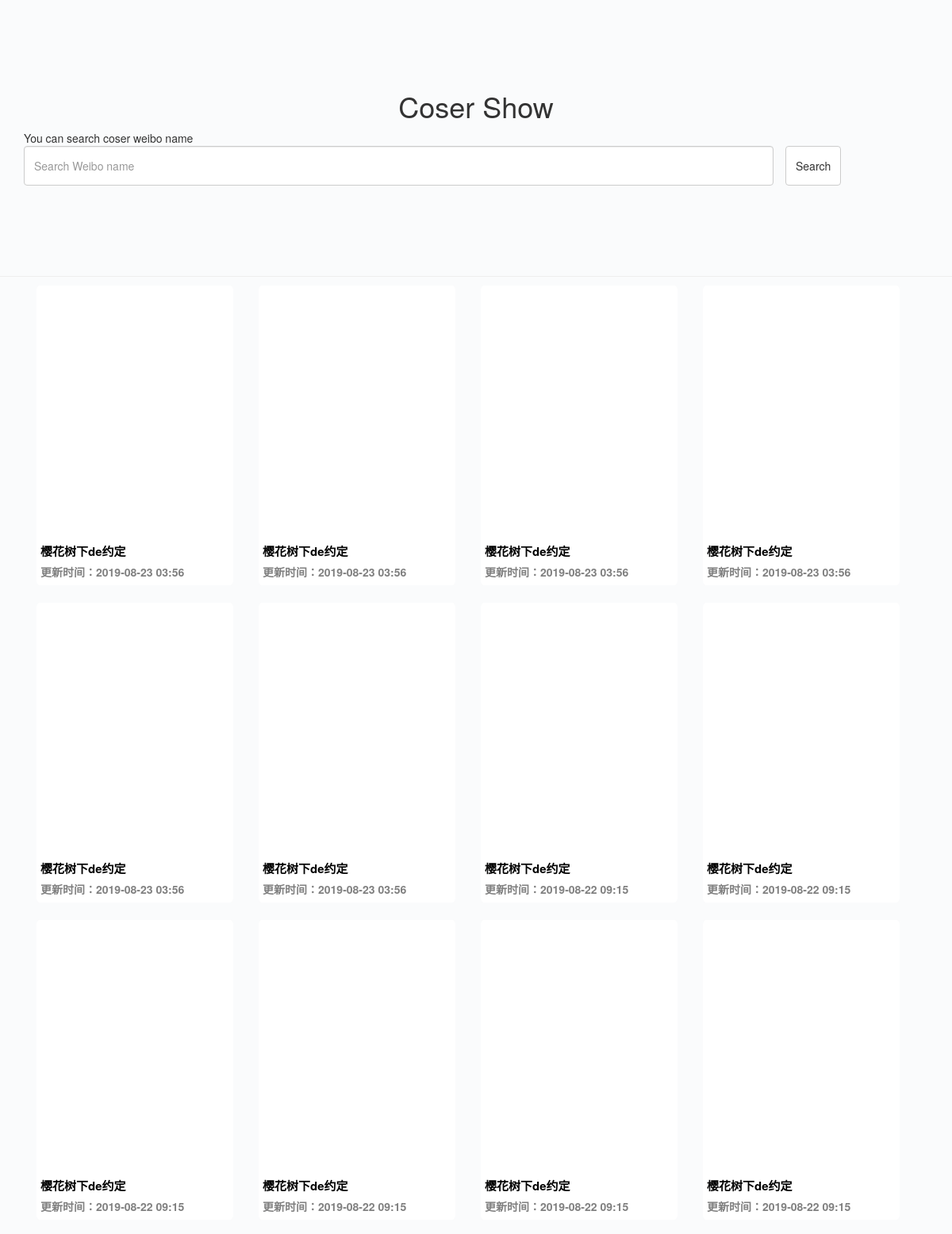
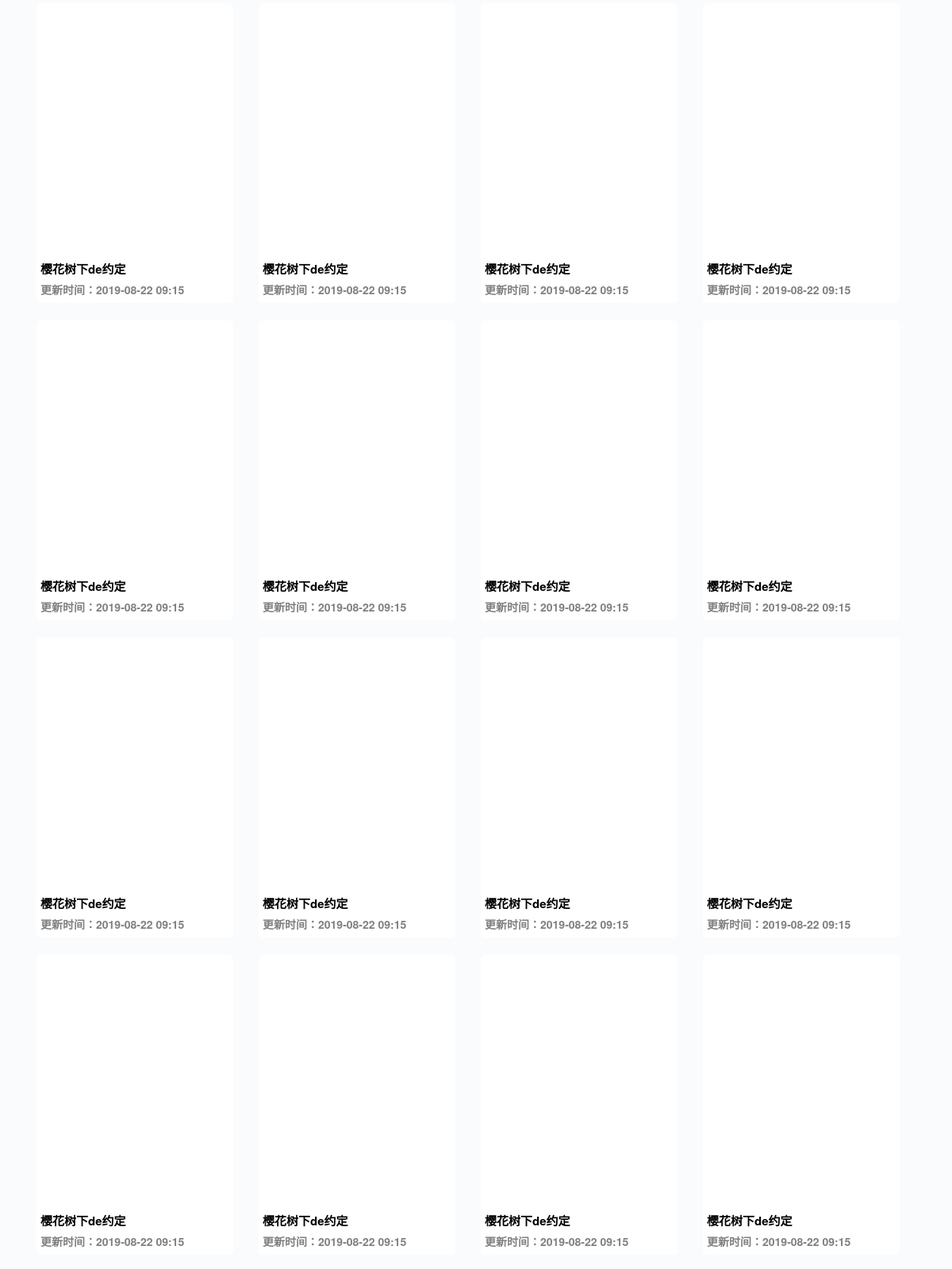
/coser/1005051974054433 (upper part), run on the app's committed database (2 pictures, top to bottom).
### coser/models.py (models this page shows, shortened)
class Photo(models.Model):
    uid = models.CharField(max_length=16)
    photoid = models.CharField(max_length=32)
    time = models.DateTimeField(auto_now_add=True)

class Coser(models.Model):
    name = models.CharField(max_length=32)
    uid = models.CharField(max_length=16)

### coser/views.py (the view)
# urls.py: path('coser/<str:uid>', coser),
def coser(request, uid):
    showcoser = []
    coser = Coser.objects.filter(uid=uid)[0]
    imgs = Photo.objects.filter(uid=uid).order_by('-time')
    for img in imgs:
        coserp={}
        coserp['coser'] = coser.name
        coserp['imgid'] = img.photoid
        coserp['time'] = img.time.strftime('%Y-%m-%d %H:%M')
        coserp['puid'] = coser.uid
        showcoser.append(coserp)
    return render(request, "show.html", {'coser': showcoser})

### coser/templates/show.html (shortened to what this page needs)
{% load random %}
<!DOCTYPE html>
<html lang="en">
<head>
    <link rel="stylesheet" href="https://cdn.jsdelivr.net/npm/bootstrap@3.3.7/dist/css/bootstrap.min.css">
</head>
<body style="background-color: #fafbfc">
    <div class="container">
        <div class="header">
            <div class="search">
                <h1 class="text-center">Coser Show</h1>
                <div>You can search coser weibo name</div>
                <form class="form-horizontal" action="/search" method="POST">
                    <div class="form-group">
                        <div class="col-sm-10">
                            <input type="text" name="search"" class="form-control search-input" placeholder="Search Weibo name" />
                        </div>
                        <button class="btn btn-default search-btn">Search</button>
                    </div>
                </form>
            </div>
        </div>
    </div>
    <hr style="margin:0"/>
    <div class="container">
        <div class="row clearfix">
            <div class="col-md-12 column">
                {% for c in coser %}
                <div class="img-show">
                    {% if c.uid %}
                    <div class="img-t" style="background-image: url('/static/img/{{ c.uid }}/{{ c.imgid }}.jpg')"></div>
                    {% else %}
                    <div class="img-t" onclick="openWithoutReferrer('{{ c.imgid }}')" style="background-image: url('/static/img/{{ c.puid }}/{{ c.imgid }}.jpg')"></div>
                    {% endif %}
                    <label class="img-b">{{ c.coser }}</label>
                    <br/>
                    <label class="img-c">更新时间：{{ c.time }}</label>
                </div>
                {% endfor %}
            </div>
        </div>
    </div>
</body>
</html>

### coser/templates/show.html (style rules this page uses)
.header { height: 10%; }
.search { margin-top: 10%; margin-left:auto; margin-right:auto; margin-bottom: 10%; }
.search-input { height:50px; }
.search-btn { height:50px; }
.img-show { margin: 10px 15px; padding: 5px; width:250px; height:380px; float:left; border: 1px solid #fafbfc; background-color: white; border-radius: 2%; }
.img-t { width: 240px; height: 320px; background-size: 240px auto; background-position: center center; background-repeat:no-repeat; }
.img-b { font-size: 15px; color:black; }
.img-c { font-size: 14px; color:grey; }

### data on the page
Coser: coser "樱花树下de约定" "樱花树下de约定" "樱花树下de约定" "樱花树下de约定" "樱花树下de约定" "樱花树下de约定" "樱花树下de约定" "樱花树下de约定" "樱花树下de约定" "樱花树下de约定" "樱花树下de约定" "樱花树下de约定" "樱花树下de约定" "樱花树下de约定" "樱花树下de约定" "樱花树下de约定" "樱花树下de约定" "樱花树下de约定" "樱花树下de约定" "樱花树下de约定" "樱花树下de约定" "樱花树下de约定" "樱花树下de约定" "樱花树下de约定" "樱花树下de约定" "樱花树下de约定" "樱花树下de约定" "樱花树下de约定"

### other printed values
{{ c.time }} "2019-08-23 03:56" "2019-08-23 03:56" "2019-08-23 03:56" "2019-08-23 03:56" "2019-08-23 03:56" "2019-08-23 03:56" "2019-08-22 09:15" "2019-08-22 09:15" "2019-08-22 09:15" "2019-08-22 09:15" "2019-08-22 09:15" "2019-08-22 09:15" "2019-08-22 09:15" "2019-08-22 09:15" "2019-08-22 09:15" "2019-08-22 09:15" "2019-08-22 09:15" "2019-08-22 09:15" "2019-08-22 09:15" "2019-08-22 09:15" "2019-08-22 09:15" "2019-08-22 09:15" "2019-08-22 09:15" "2019-08-22 09:15" "2019-08-22 09:15" "2019-08-22 09:15" "2019-08-22 09:15" "2019-08-22 09:15"
